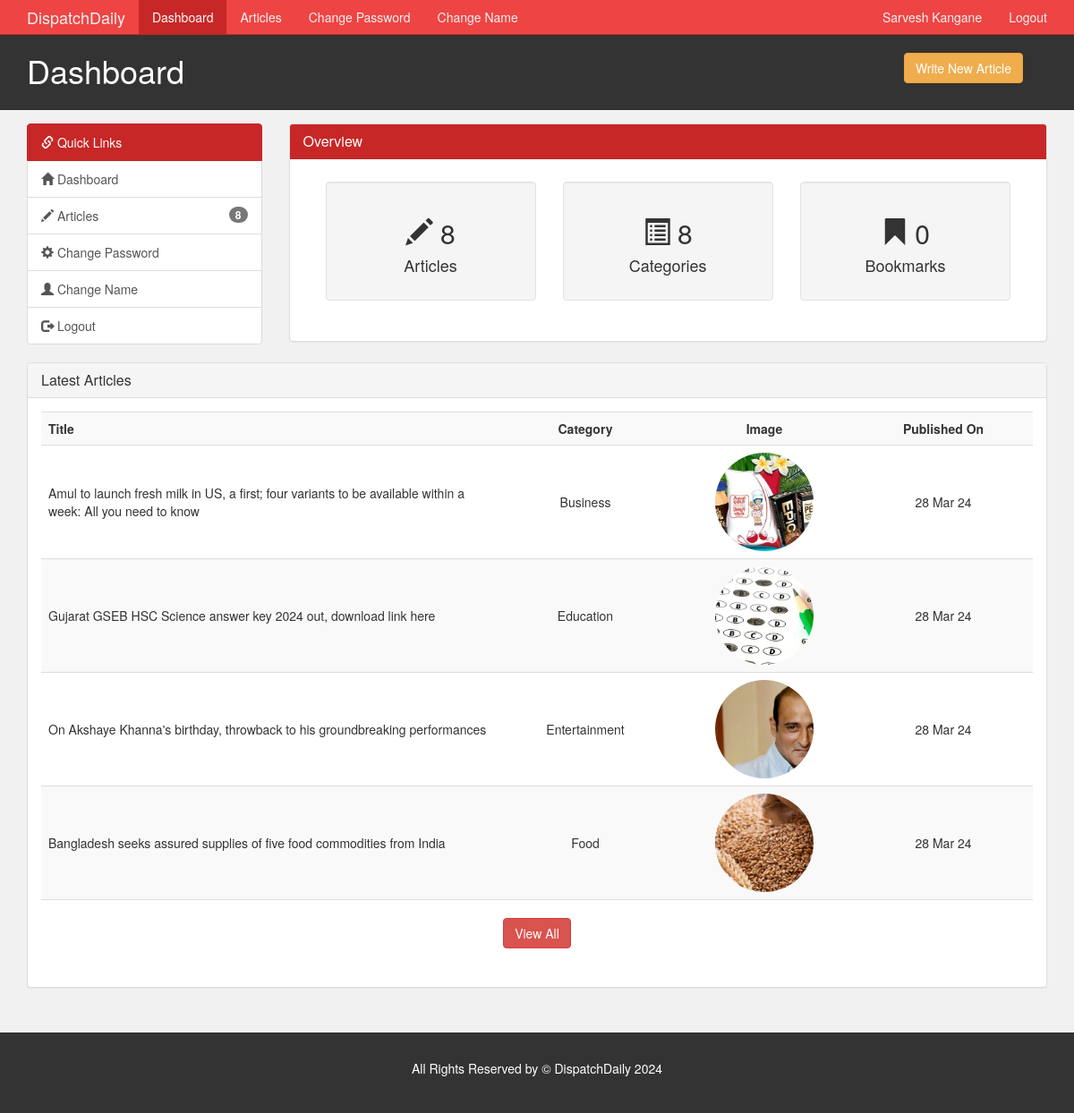
The app's page /author/index.php (signed in) with its own data.
### tables this page shows
CREATE TABLE `article` (
  `article_id` int(11) NOT NULL,
  `category_id` int(11) NOT NULL,
  `author_id` int(11) NOT NULL,
  `article_title` varchar(250) NOT NULL,
  `article_image` varchar(200) NOT NULL,
  `article_description` text NOT NULL,
  `article_date` date NOT NULL,
  `article_trend` tinyint(4) NOT NULL,
  `article_active` tinyint(4) NOT NULL
);

CREATE TABLE `category` (
  `category_id` int(11) NOT NULL,
  `category_name` varchar(45) NOT NULL,
  `category_color` varchar(35) NOT NULL,
  `category_image` varchar(250) NOT NULL,
  `category_description` varchar(350) NOT NULL
);

### author/index.php (the view, shortened to what this page needs)
<?php
  require('./includes/nav.inc.php');
?>
<section id="main">
  <div class="container">
    <div class="row">
      <?php
        $cat_sql = "SELECT COUNT(category_id)
                    AS no_of_categories
                    FROM category";
        $cat_result = mysqli_query($con,$cat_sql);
        $cat_data = mysqli_fetch_assoc($cat_result);
        $no_of_categories = $cat_data['no_of_categories'];
        $book_sql =  "SELECT COUNT(bookmark_id)
                      AS no_of_bookmarks
                      FROM article,bookmark
                      WHERE article.author_id = {$author_id}
                      AND bookmark.article_id = article.article_id";
        $book_result = mysqli_query($con,$book_sql);
        $book_data = mysqli_fetch_assoc($book_result);
        $no_of_bookmarks = $book_data['no_of_bookmarks'];
        require('./includes/quick-links.inc.php');
      ?>
      <div class="col-md-9">
        <div class="panel panel-default">
          <div class="panel-heading main-color-bg">
            <h3 class="panel-title">Overview</h3>
          </div>
          <div class="panel-body" style="padding: 2.5rem;">
            <div class="col-md-4">
              <div class="well dash-box">
                <h2>
                  <span class="glyphicon glyphicon-pencil"></span>
                  <?php echo $no_of_articles;?>
                </h2>
                <h4>Articles</h4>
              </div>
            </div>
            <div class="col-md-4">
              <div class="well dash-box">
                <h2>
                  <span class="glyphicon glyphicon-list-alt" aria-hidden="true"></span>
                  <?php echo $no_of_categories;?>
                </h2>
                <h4>Categories</h4>
              </div>
            </div>
            <div class="col-md-4">
              <div class="well dash-box">
                <h2>
                  <span class="glyphicon glyphicon-bookmark"></span>
                  <?php echo $no_of_bookmarks;?>
                </h2>
                <h4>Bookmarks</h4>
              </div>
            </div>
          </div>
        </div>
      </div>
    </div>
    <div class="row">
      <?php
        $sql = "SELECT article.article_title,
                article.article_date,
                article.article_image,
                category.category_name
                FROM article, category
                WHERE article.author_id = {$author_id}
                AND article.category_id = category.category_id
                ORDER BY article_date DESC
                LIMIT 4";
        $result = mysqli_query($con,$sql);
        $row = mysqli_num_rows($result);
      ?>
      <div class="col-md-12">
        <div class="panel panel-default">
          <div class="panel-heading">
            <h4 class="panel-title">Latest Articles</h4>
          </div>
          <div class="panel-body">
            <table class="table table-striped article-list table-hover">
              <tr>
                <th>Title</th>
                <th>Category</th>
                <th>Image</th>
                <th>Published On</th>
              </tr>
              <?php
                if($row > 0) {
                  while($data = mysqli_fetch_assoc($result)) {
                    $category_name = $data['category_name'];
                    $article_title = $data['article_title'];
                    $article_image = $data['article_image'];
                    $article_date = $data['article_date'];
                    $article_date = date("d M y",strtotime($article_date));
                    echo '
                      <tr>
                        <td>
                          '.$article_title.'
                        </td>
                        <td>
                          '.$category_name.'
                        </td>
                        <td>
                          <img src="../assets/images/articles/'.$article_image.'" />
                        </td>
                        <td>
                          '.$article_date.'
                        </td>
                      </tr>
                    ';
                  }
                  echo '
                    <tr>
                      <td colspan="4" align="center" style="padding-top: 2rem;">
                        <a href="./articles.php" class="btn btn-danger ">View All</a>
                      </td>
                    </tr>
                  ';
                }
              ?>
            </table>
          </div>
        </div>
      </div>
    </div>
  </div>
</section>
<?php
  require('./includes/footer.inc.php')
?>

### assets/css/admin/style.css (style rules this page uses)
body { background: var(--light-color); }
.main-color-bg { background-color: var(--primary-color) !important; border-color: var(--primary-color) !important; color: #ffffff !important; }
.dash-box { text-align: center; }
.article-list td img { border-radius: 50%; object-fit: cover; height: 11rem; text-align: left; width: 11rem; }
.article-list td:not(:first-child), .article-list th:not(:first-child) { text-align: center; }
.article-list th, .article-list td { min-width: 200px; vertical-align: middle !important; }
#main { min-height: 57.2vh; }

### assets/css/partials/1-variables.css (style rules this page uses)
:root { --primary-color: #c72727; --secondary-color: #f99500; --light-color: #f1f1f1; --dark-color: #50514f; --black-color: #333333; --tag-trend-color: #fa163f; --tag-yellow-color: #ffbe0b; --tag-purple-color: #8338ec; --tag-blue-color: #3a86ff; --tag-green-color: #00ff73; --tag-orange-color: #ef4339; --tag-pink-color: #ff0a54; --tag-brown-color: #663f3f; --hover-color: #ee4444; --active-color: #b90615; --ts-vs: 0.56rem; --ts-sml: 0.8rem; --ts-md: 1.1rem; --ts-lg: 1.25rem; --hs-vs: 1.3rem; --hs-sml: 2rem; --hs-md: 2.5rem; --hs-lg: 3rem; --ff-monts: "Montserrat", sans-serif; --ff-nunito: "Nunito Sans", sans-serif; --ff-noto: "Noto Serif", serif; --ff-robo: "Roboto", sans-serif; --border-radius: 5px; }

### records on screen
article: article_title "Amul to launch fresh milk in US, a first; four variants to be available within a week: All you need to know", category.category_name "Business", article_image (picture), article_date "28 Mar 24"
article: article_title "Gujarat GSEB HSC Science answer key 2024 out, download link here", category.category_name "Education", article_image (picture), article_date "28 Mar 24"
article: article_title "On Akshaye Khanna's birthday, throwback to his groundbreaking performances", category.category_name "Entertainment", article_image (picture), article_date "28 Mar 24"
article: article_title "Bangladesh seeks assured supplies of five food commodities from India", category.category_name "Food", article_image (picture), article_date "28 Mar 24"

### other values on screen
$author_name "Sarvesh Kangane"
$page_title "Dashboard"
$no_of_articles "8"
$no_of_categories "8"
$no_of_bookmarks "0"
